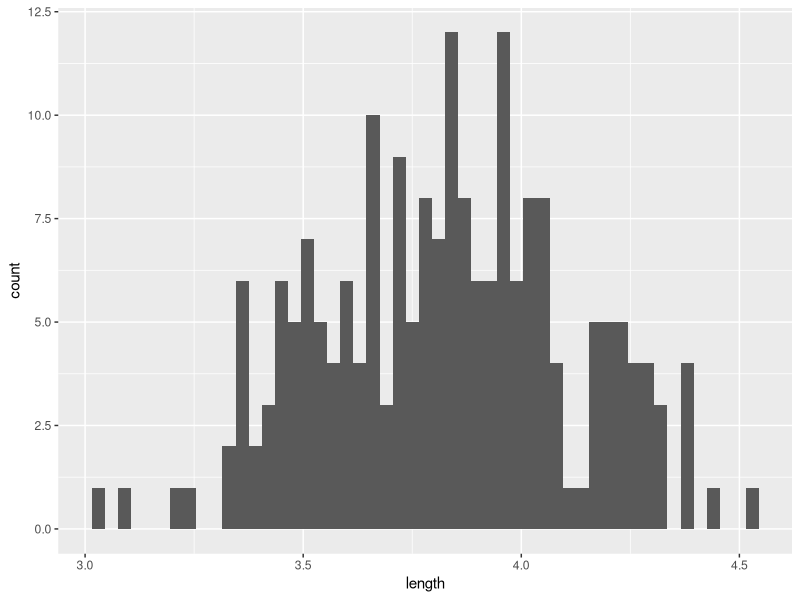

Generate this figure with R:
## ---- chunk 1
library(ggplot2)
library(tidyverse)
## ---- chunk 2
sample_grid <- expand.grid(
    N = (1:5000)
  , samples = NA_real_
  )
sample_grid[2] <- rnorm(5000,0,1)
## ---- chunk 3
rand_sample_grid <- expand.grid(
     N = (1:200)
  , min = NA_real_
  , "0.025" = NA_integer_
  , first_quart = NA_real_
  , med = NA_real_
  , third_quart = NA_real_
  , "0.975" = NA_real_
  , max = NA_real_ 
  , length = NA_real_
  , length_percentile = NA_real_
)
## ---- chunk 4
calc_summary <- function(i) {
  set.seed(i)
  df <- randomRows(sample_grid,200)
  min <- quantile(df$samples, 0.00)
  fp <- quantile(df$samples, 0.025)
  first_quart <- quantile(df$samples, 0.25)
  med <- quantile(df$samples, 0.5)
  third_quart <- quantile(df$samples, 0.75)
  lp <- quantile(df$samples, 0.975)
  max <- quantile(df$samples, 1)
  c(min, fp, first_quart, med, third_quart, lp, max)
}
## ---- chunk 5
randomRows = function(df,n){
   return(df[sample(nrow(df),n),])
}
## ---- chunk 6
for(i in 1:nrow(rand_sample_grid)){
  rand_sample_grid[i,c("min","0.025", "first_quart", "med", "third_quart", "0.975", "max")] <- calc_summary(i)
}
rand_sample_grid <- rand_sample_grid %>% 
  mutate("length" = rand_sample_grid$`0.975` - rand_sample_grid$`0.025`) 
## ---- chunk 7
ggplot(rand_sample_grid, aes(length)) +
  geom_histogram(binwidth = 0.03)
